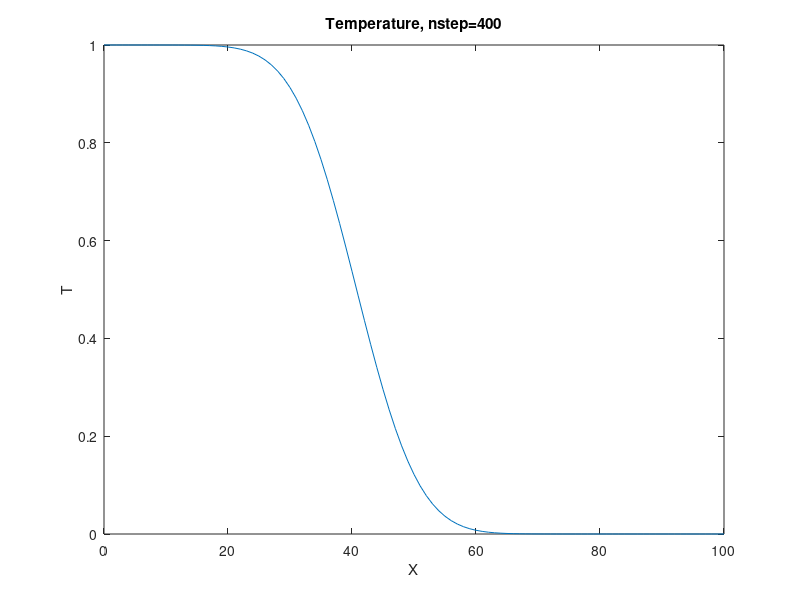

Source code (MATLAB):
clear
u=0.10;
m=101;
w0=4./6.;
w1=1./6.;
c2=1./3.;
w2=w1;
dx=1.0;
rho=zeros(m);f0=zeros(m);f1=zeros(m);f2=zeros(m);
x=zeros(m);
x(1)=0.0;
for i=1:m-1

  x(i+1)=x(i)+dx;

end
alpha=0.25;
omega=1/(alpha+0.5);
twall=1.0;
nstep=400;
for i=1:m

  f0(i)=w0*rho(i);
  f1(i)=w1*rho(i);
  f2(i)=w2*rho(i);

end
				%Collision:
for k1=1:nstep

  for i=1:m

    feq0=w0*rho(i);
    feq1=w1*rho(i)*(1.+3.*u);
    feq2=w2*rho(i)*(1.-3.*u);
    f0(i)=(1-omega)*f0(i)+omega*feq0;
    f1(i)=(1-omega)*f1(i)+omega*feq1;
    f2(i)=(1-omega)*f2(i)+omega*feq2;

  end

				% Streaming:
  for i=1:m-1

    f1(m-i+1)=f1(m-i);
    f2(i)=f2(i+1);

  end
				%Boundary condition:


  f1(1)=twall-f2(1)-f0(1);
  f1(m)=f1(m-1);
  f2(m)=f2(m-1);
  f0(m)=f0(m-1);
  for j=1:m

    rho(j)=f1(j)+f2(j)+f0(j);

  end

end
figure(1)
plot(x,rho)

title('Temperature, nstep=400')
xlabel('X')
ylabel('T')
